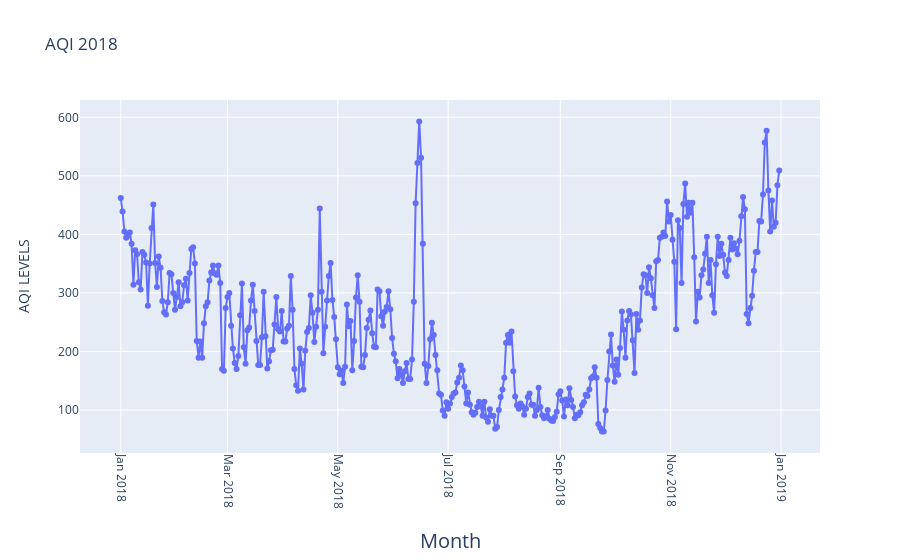

The cell this chart's notebook holds for it:
### Code cell
#2018
fig = go.Figure(go.Scatter(
    mode = "lines+markers",
    y = aqi_level_18.iloc[:,-2],
    x = aqi_level_18.iloc[:,-3]))
fig.update_xaxes(
        tickangle = 90,
        title_text = "Month",
        title_font = {"size": 20},
        title_standoff = 25)

fig.update_yaxes(
        title_text = "AQI LEVELS",
        title_standoff = 25)
fig.update_layout(title_text="AQI 2018")

fig.show()

### Figure 1 — Plotly figure (JSON) as saved in the notebook; plotly's stock layout.template omitted (floating-point values rounded to 4 significant figures; data arrays with more than 128 entries replaced by an {"elided": "..."} marker saying what was removed)
{"data": [{"mode": "lines+markers", "type": "scatter", "x": {"elided": "365 str values"}, "y": {"elided": "365 int values"}}], "layout": {"title": {"text": "AQI 2018"}, "xaxis": {"tickangle": 90, "title": {"font": {"size": 20}, "standoff": 25, "text": "Month"}}, "yaxis": {"title": {"standoff": 25, "text": "AQI LEVELS"}}}}
